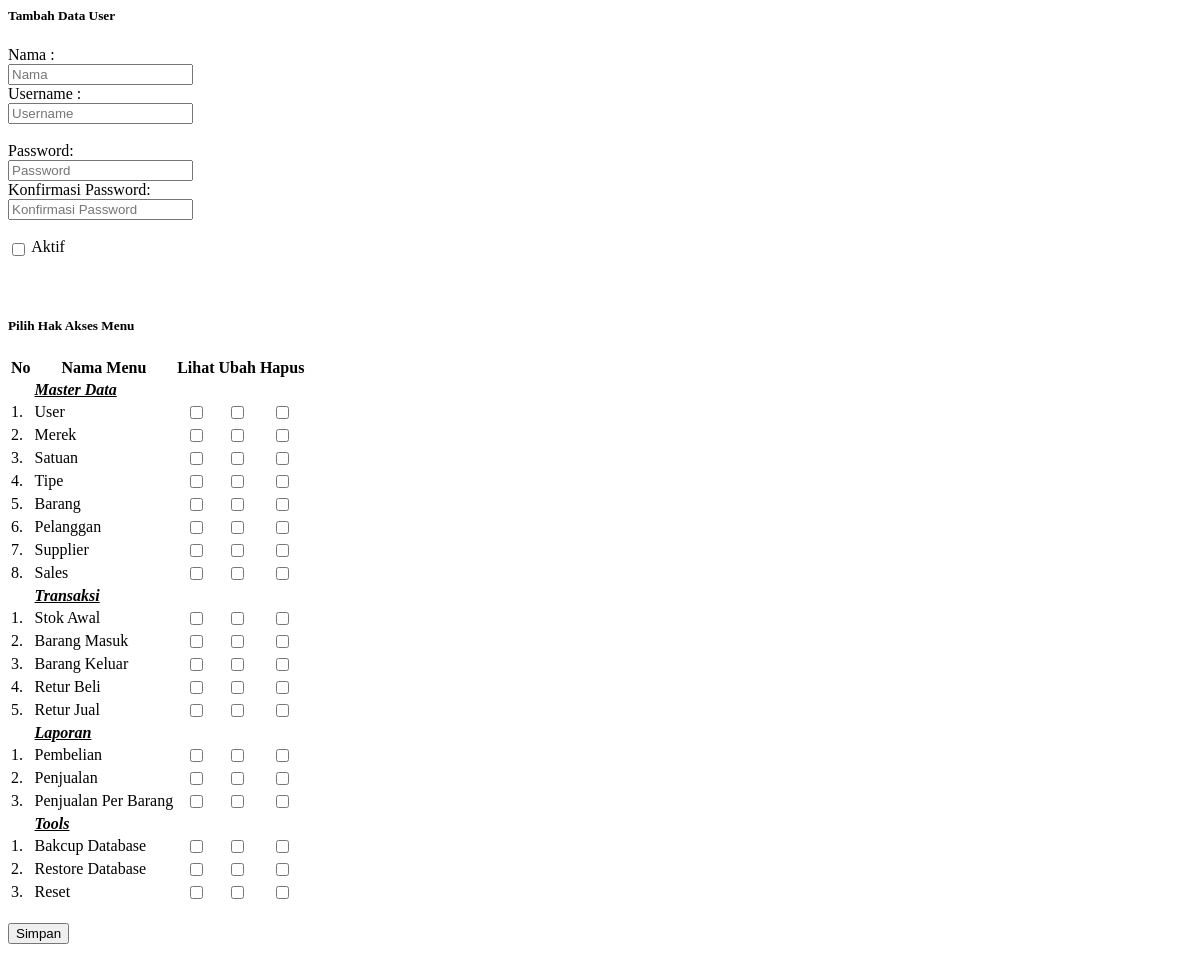
Before: /Master/User/Detail.php with the older database file.
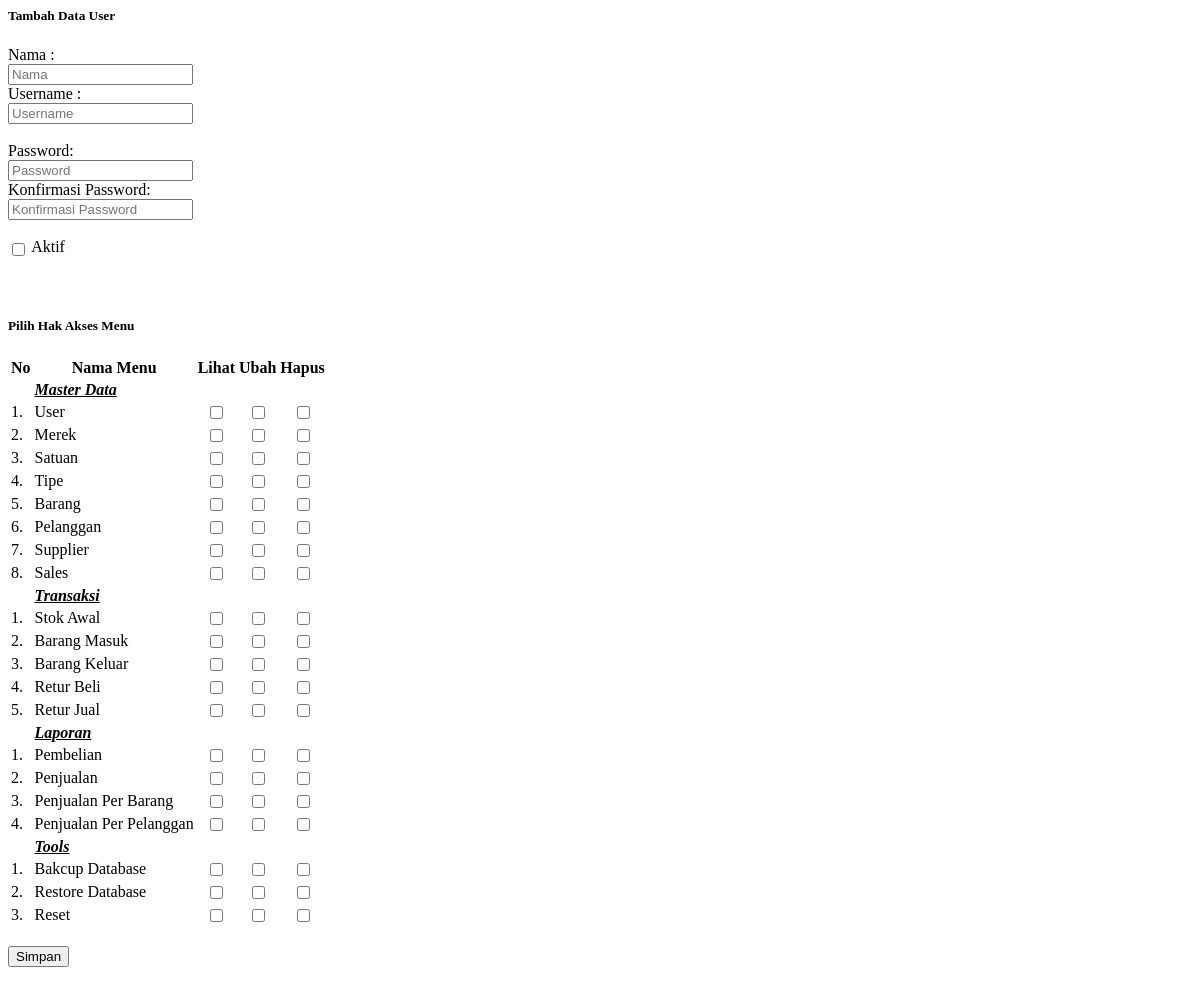
After: the same page with the newer database file.
### tables this page shows
CREATE TABLE `master_groupmenu` (
  `GroupMenuID` int(11) NOT NULL,
  `GroupMenuName` varchar(255) DEFAULT NULL,
  `Icon` varchar(255) DEFAULT NULL,
  `Url` varchar(255) DEFAULT NULL,
  `OrderNo` int(11) DEFAULT NULL,
  PRIMARY KEY (`GroupMenuID`),
  UNIQUE KEY `GROUPMENU_INDEX` (`GroupMenuID`)
);

CREATE TABLE `master_menu` (
  `MenuID` bigint(20) NOT NULL AUTO_INCREMENT,
  `GroupMenuID` int(11) DEFAULT NULL,
  `MenuName` varchar(255) DEFAULT NULL,
  `Url` varchar(255) DEFAULT NULL,
  `Icon` varchar(255) DEFAULT NULL,
  `IsReport` bit(1) DEFAULT NULL,
  `OrderNo` int(11) DEFAULT NULL,
  PRIMARY KEY (`MenuID`),
  UNIQUE KEY `MENU_INDEX` (`MenuID`),
  KEY `GroupMenuID` (`GroupMenuID`),
  CONSTRAINT `master_menu_ibfk_1` FOREIGN KEY (`GroupMenuID`) REFERENCES `master_groupmenu` (`GroupMenuID`)
);

### Master/User/Detail.php (the view, shortened to what this page needs)
<html>
	<head>
	</head>
	<body>
		<div class="row">
			<div class="col-md-12">
				<div class="panel panel-default">
					<div class="panel-heading">
						<h5><?php if($IsEdit == 0) echo "Tambah"; else echo "Ubah"; ?> Data User</h5>
					</div>
					<div class="panel-body">
						<form class="col-md-12" id="PostForm" method="POST" action="" >
							<div class="row">
								<div class="col-md-1 labelColumn">
									Nama :
								</div>
								<div class="col-md-3">
									<input id="txtUserName" name="txtUserName" type="text" class="form-control-custom" placeholder="Nama " required   <?php echo 'value="'.$UserName.'"'; ?> />
								</div>
								<div class="col-md-2 labelColumn">
									Username :
								</div>
								<div class="col-md-3">
									<input id="txtUserLogin" name="txtUserLogin" type="text" class="form-control-custom" placeholder="Username" required <?php echo 'value="'.$UserLogin.'"'; ?> />
								</div>
							</div>
							<br />
							<div class="row">
								<div class="col-md-1 labelColumn">
									Password:
								</div>
								<div class="col-md-3">
									<input id="txtPassword" name="txtPassword" type="password" class="form-control-custom" placeholder="Password" />
								</div>
								<div class="col-md-2 labelColumn">
									Konfirmasi Password:
								</div>
								<div class="col-md-3">
									<input id="txtConfirmPassword" name="txtConfirmPassword" type="password" class="form-control-custom" placeholder="Konfirmasi Password"   />
								</div>
							</div>
							<div class="row">
								<div class="col-md-5">
									<br /><input type="checkbox" id="chkActive" name="chkActive" value=1 style="vertical-align: sub;" /> Aktif
								</div>
							</div>
							<br />
							<br />
							<div class="row">
								<div class="col-md-10">
									<div class="panel panel-default">
										<div class="panel-heading">
											<h5>Pilih Hak Akses Menu</h5>
										</div>
										<div class="panel-body">
											<div class="table-responsive">
												<table class="table table-striped table-bordered table-hover">
													<thead>
														<tr>
															<th>No</th>
															<th>Nama Menu</th>
															<th>Lihat</th>
															<th>Ubah</th>
															<th>Hapus</th>
														</tr>
													</thead>
													<tbody>
														<?php
															$sql = "SELECT
																	GroupMenuID,
																	GroupMenuName,
																	Icon,
																	Url
																FROM
																	master_groupmenu";
															if (! $result=mysql_query($sql, $dbh)) {
																echo mysql_error();
																return 0;
															}
															while($row = mysql_fetch_array($result)) {
																$RowNumber = 1;
																$sql2 = "SELECT
																		MenuID,
																		GroupMenuID,
																		MenuName,
																		Url,
																		Icon
																	 FROM
																		master_menu
																	WHERE
																		GroupMenuID = ".$row['GroupMenuID']."
																	ORDER BY
																		OrderNo";
																if (! $result2=mysql_query($sql2, $dbh)) {
																	echo mysql_error();
																	return 0;
																}
																$rowcount = mysql_num_rows($result2);
																if($rowcount > 0) {
																	echo "
																		<tr>
																			<td></td>
																			<td colspan='4'><b><u><i>".$row['GroupMenuName']."</i></u></b></td>
																		</tr>";
																	while($row2 = mysql_fetch_array($result2)) {
																		echo "
																			<tr>
																				<td>$RowNumber.</td>
																				<td>".$row2['MenuName']."</td>
																				<td style='text-align:center;'><input id='".$row2['MenuID']."' name='permission' type='checkbox' value='2' /></td>
																				<td style='text-align:center;'><input id='e".$row2['MenuID']."' name='edit' type='checkbox' value='true' /></td>
																				<td style='text-align:center;'><input id='d".$row2['MenuID']."' name='delete' type='checkbox' value='true' /></td>
																			</tr>";
																		$RowNumber++;
																	}
																}
															}
														?>
													</tbody>
												</table>
											</div>
										</div>
									</div>
								</div>
							</div>
							<br />
							<button type="button" class="btn btn-default" value="Simpan" onclick="SubmitValidate(this.form);" ><i class="fa fa-save"></i> Simpan</button>
						</form>
					</div>
				</div>
			</div>
		</div>
	</body>
</html>

Changed rows visible on the page:
added master_menu: MenuName "Penjualan Per Pelanggan", shown under master_groupmenu "Laporan"
